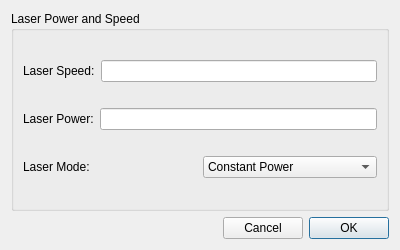
<?xml version="1.0" encoding="UTF-8"?>
<ui version="4.0">
 <class>ExportGcodeDialog</class>
 <widget class="QDialog" name="ExportGcodeDialog">
  <property name="geometry">
   <rect>
    <x>0</x>
    <y>0</y>
    <width>400</width>
    <height>250</height>
   </rect>
  </property>
  <property name="windowTitle">
   <string>Export GCODE Options</string>
  </property>
  <layout class="QVBoxLayout" name="verticalLayout">
   <item>
    <widget class="QGroupBox" name="groupFillStroke">
     <property name="title">
      <string>Laser Power and Speed</string>
     </property>
     <layout class="QVBoxLayout" name="verticalLayoutFillStroke">

      <item>
       <layout class="QHBoxLayout" name="horizontalLayoutSpeed">
        <item>
         <widget class="QLabel" name="labelLaserSpeed">
          <property name="text">
           <string>Laser Speed:</string>
          </property>
         </widget>
        </item>
        <item>
         <widget class="QLineEdit" name="valueLaserSpeed">
          <property name="alignment">
           <set>Qt::AlignRight|Qt::AlignTrailing|Qt::AlignVCenter</set>
          </property>
         </widget>
        </item>
       </layout>
      </item>

      <item>
       <layout class="QHBoxLayout" name="horizontalLayoutPower">
        <item>
         <widget class="QLabel" name="labelLaserPower">
          <property name="text">
           <string>Laser Power:</string>
          </property>
         </widget>
        </item>
        <item>
         <widget class="QLineEdit" name="valueLaserPower">
          <property name="alignment">
           <set>Qt::AlignRight|Qt::AlignTrailing|Qt::AlignVCenter</set>
          </property>
         </widget>
        </item>
       </layout>
      </item>

      <item>
       <layout class="QHBoxLayout" name="horizontalLayoutMode">
        <item>
         <widget class="QLabel" name="labelLaserMode">
          <property name="text">
           <string>Laser Mode:</string>
          </property>
         </widget>
        </item>
        <item>
         <widget class="QComboBox" name="valueLaserMode">
          <item>
           <property name="text">
             <string>Constant Power</string>
           </property>
          </item>
          <item>
           <property name="text">
             <string>Dynamic Power</string>
           </property>
          </item>
          <property name="minimumSize">
           <size>
            <width>160</width>
            <height>0</height>
           </size>
          </property>
         </widget>
        </item>
       </layout>
      </item>


     </layout>
    </widget>
   </item>
   <item>
    <layout class="QHBoxLayout" name="horizontalLayoutDialogButtons">
     <item>
      <spacer name="horizontalSpacerDialogButtons">
       <property name="orientation">
        <enum>Qt::Horizontal</enum>
       </property>
       <property name="sizeHint" stdset="0">
        <size>
         <width>40</width>
         <height>20</height>
        </size>
       </property>
      </spacer>
     </item>
     <item>
      <widget class="QPushButton" name="pushButtonCancel">
       <property name="text">
        <string>Cancel</string>
       </property>
      </widget>
     </item>
     <item>
      <widget class="QPushButton" name="pushButtonOk">
       <property name="text">
        <string>OK</string>
       </property>
       <property name="default">
        <bool>true</bool>
       </property>
      </widget>
     </item>
    </layout>
   </item>
  </layout>
 </widget>
 <resources/>
 <connections>
  <connection>
   <sender>pushButtonOk</sender>
   <signal>clicked()</signal>
   <receiver>ExportGcodeDialog</receiver>
   <slot>accept()</slot>
  </connection>
  <connection>
   <sender>pushButtonCancel</sender>
   <signal>clicked()</signal>
   <receiver>ExportGcodeDialog</receiver>
   <slot>reject()</slot>
  </connection>
 </connections>
</ui> 
